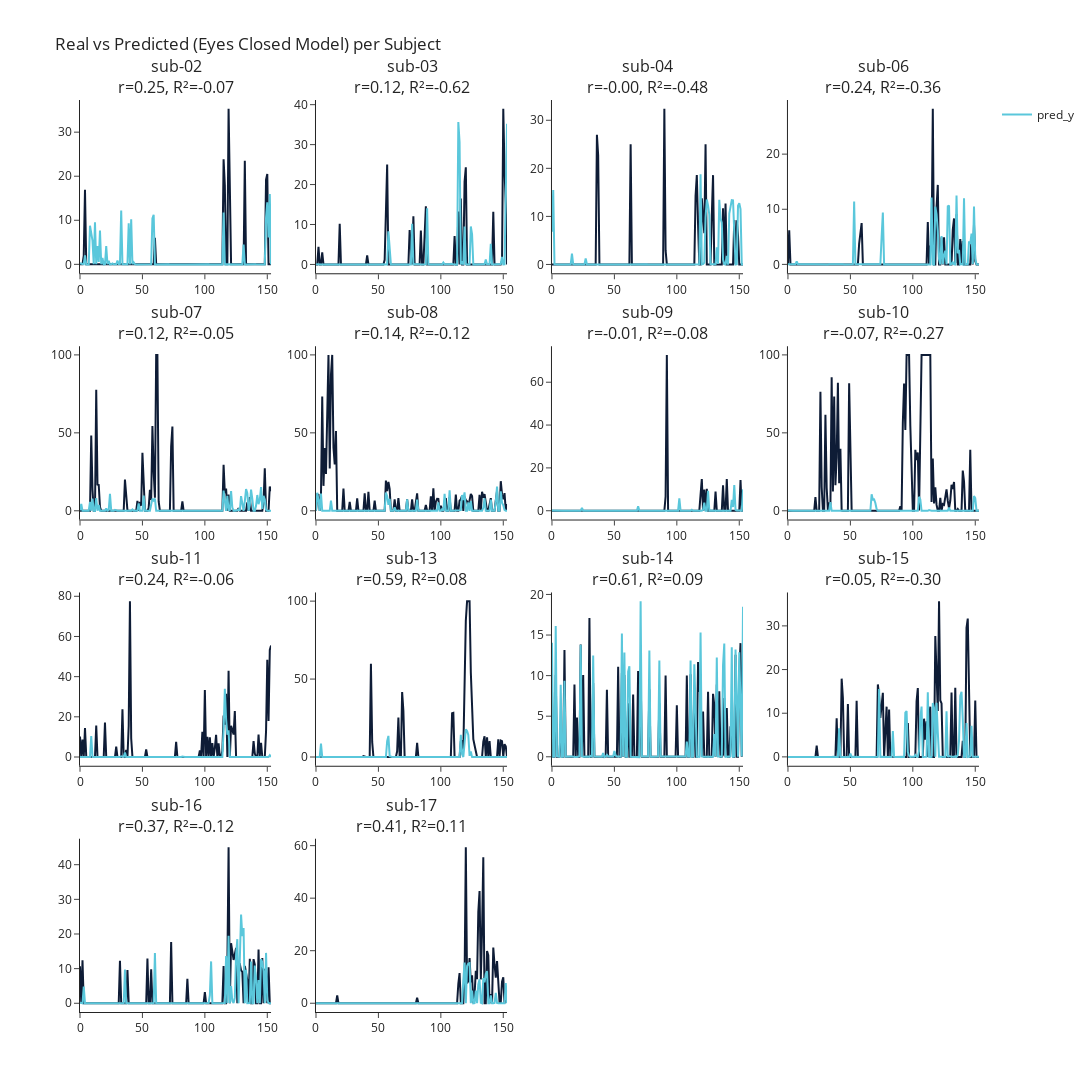

The code cell stored with this chart in its notebook:
### Code cell
evaluation_dict_calib = np.load("/Users/sinakling/disks/meso_shared/deepmreye/derivatives/int_deepmreye/deepmreye_calib/pred/evaluation_dict_gaze_closed_vs_open_calib.npy", allow_pickle=True).item()
plot_eyesclosed_predictions(evaluation_dict_calib , labels_dir_calib,subject_ids=subject_ids, n_timepoints=154, cols=4, prediction_type='fine_tuned')

### Figure 1 — Plotly figure (JSON) as saved in the notebook; plotly's stock layout.template omitted (floating-point values rounded to 4 significant figures; data arrays with more than 128 entries replaced by an {"elided": "..."} marker saying what was removed)
{"data": [{"line": {"color": "#0E1C36", "width": 2}, "mode": "lines", "showlegend": false, "type": "scatter", "xaxis": "x", "y": {"elided": "154 float values"}, "yaxis": "y"}, {"line": {"color": "#5AC7DB", "width": 2}, "mode": "lines", "name": "pred_y", "showlegend": true, "type": "scatter", "xaxis": "x", "y": {"elided": "154 float values"}, "yaxis": "y"}, {"line": {"color": "#0E1C36", "width": 2}, "mode": "lines", "showlegend": false, "type": "scatter", "xaxis": "x2", "y": {"elided": "154 float values"}, "yaxis": "y2"}, {"line": {"color": "#5AC7DB", "width": 2}, "mode": "lines", "showlegend": false, "type": "scatter", "xaxis": "x2", "y": {"elided": "154 float values"}, "yaxis": "y2"}, {"line": {"color": "#0E1C36", "width": 2}, "mode": "lines", "showlegend": false, "type": "scatter", "xaxis": "x3", "y": {"elided": "154 float values"}, "yaxis": "y3"}, {"line": {"color": "#5AC7DB", "width": 2}, "mode": "lines", "showlegend": false, "type": "scatter", "xaxis": "x3", "y": {"elided": "154 float values"}, "yaxis": "y3"}, {"line": {"color": "#0E1C36", "width": 2}, "mode": "lines", "showlegend": false, "type": "scatter", "xaxis": "x4", "y": {"elided": "154 float values"}, "yaxis": "y4"}, {"line": {"color": "#5AC7DB", "width": 2}, "mode": "lines", "showlegend": false, "type": "scatter", "xaxis": "x4", "y": {"elided": "154 float values"}, "yaxis": "y4"}, {"line": {"color": "#0E1C36", "width": 2}, "mode": "lines", "showlegend": false, "type": "scatter", "xaxis": "x5", "y": {"elided": "154 float values"}, "yaxis": "y5"}, {"line": {"color": "#5AC7DB", "width": 2}, "mode": "lines", "showlegend": false, "type": "scatter", "xaxis": "x5", "y": {"elided": "154 float values"}, "yaxis": "y5"}, {"line": {"color": "#0E1C36", "width": 2}, "mode": "lines", "showlegend": false, "type": "scatter", "xaxis": "x6", "y": {"elided": "154 float values"}, "yaxis": "y6"}, {"line": {"color": "#5AC7DB", "width": 2}, "mode": "lines", "showlegend": false, "type": "scatter", "xaxis": "x6", "y": {"elided": "154 float values"}, "yaxis": "y6"}, {"line": {"color": "#0E1C36", "width": 2}, "mode": "lines", "showlegend": false, "type": "scatter", "xaxis": "x7", "y": {"elided": "154 float values"}, "yaxis": "y7"}, {"line": {"color": "#5AC7DB", "width": 2}, "mode": "lines", "showlegend": false, "type": "scatter", "xaxis": "x7", "y": {"elided": "154 float values"}, "yaxis": "y7"}, {"line": {"color": "#0E1C36", "width": 2}, "mode": "lines", "showlegend": false, "type": "scatter", "xaxis": "x8", "y": {"elided": "154 float values"}, "yaxis": "y8"}, {"line": {"color": "#5AC7DB", "width": 2}, "mode": "lines", "showlegend": false, "type": "scatter", "xaxis": "x8", "y": {"elided": "154 float values"}, "yaxis": "y8"}, {"line": {"color": "#0E1C36", "width": 2}, "mode": "lines", "showlegend": false, "type": "scatter", "xaxis": "x9", "y": {"elided": "154 float values"}, "yaxis": "y9"}, {"line": {"color": "#5AC7DB", "width": 2}, "mode": "lines", "showlegend": false, "type": "scatter", "xaxis": "x9", "y": {"elided": "154 float values"}, "yaxis": "y9"}, {"line": {"color": "#0E1C36", "width": 2}, "mode": "lines", "showlegend": false, "type": "scatter", "xaxis": "x10", "y": {"elided": "154 float values"}, "yaxis": "y10"}, {"line": {"color": "#5AC7DB", "width": 2}, "mode": "lines", "showlegend": false, "type": "scatter", "xaxis": "x10", "y": {"elided": "154 float values"}, "yaxis": "y10"}, {"line": {"color": "#0E1C36", "width": 2}, "mode": "lines", "showlegend": false, "type": "scatter", "xaxis": "x11", "y": {"elided": "154 float values"}, "yaxis": "y11"}, {"line": {"color": "#5AC7DB", "width": 2}, "mode": "lines", "showlegend": false, "type": "scatter", "xaxis": "x11", "y": {"elided": "154 float values"}, "yaxis": "y11"}, {"line": {"color": "#0E1C36", "width": 2}, "mode": "lines", "showlegend": false, "type": "scatter", "xaxis": "x12", "y": {"elided": "154 float values"}, "yaxis": "y12"}, {"line": {"color": "#5AC7DB", "width": 2}, "mode": "lines", "showlegend": false, "type": "scatter", "xaxis": "x12", "y": {"elided": "154 float values"}, "yaxis": "y12"}, {"line": {"color": "#0E1C36", "width": 2}, "mode": "lines", "showlegend": false, "type": "scatter", "xaxis": "x13", "y": {"elided": "154 float values"}, "yaxis": "y13"}, {"line": {"color": "#5AC7DB", "width": 2}, "mode": "lines", "showlegend": false, "type": "scatter", "xaxis": "x13", "y": {"elided": "154 float values"}, "yaxis": "y13"}, {"line": {"color": "#0E1C36", "width": 2}, "mode": "lines", "showlegend": false, "type": "scatter", "xaxis": "x14", "y": {"elided": "154 float values"}, "yaxis": "y14"}, {"line": {"color": "#5AC7DB", "width": 2}, "mode": "lines", "showlegend": false, "type": "scatter", "xaxis": "x14", "y": {"elided": "154 float values"}, "yaxis": "y14"}], "layout": {"annotations": [{"font": {"size": 16}, "showarrow": false, "text": "sub-02<br>r=0.25, R²=-0.07", "x": 0.1062, "xanchor": "center", "xref": "paper", "y": 1, "yanchor": "bottom", "yref": "paper"}, {"font": {"size": 16}, "showarrow": false, "text": "sub-03<br>r=0.12, R²=-0.62", "x": 0.3688, "xanchor": "center", "xref": "paper", "y": 1, "yanchor": "bottom", "yref": "paper"}, {"font": {"size": 16}, "showarrow": false, "text": "sub-04<br>r=-0.00, R²=-0.48", "x": 0.6313, "xanchor": "center", "xref": "paper", "y": 1, "yanchor": "bottom", "yref": "paper"}, {"font": {"size": 16}, "showarrow": false, "text": "sub-06<br>r=0.24, R²=-0.36", "x": 0.8938, "xanchor": "center", "xref": "paper", "y": 1, "yanchor": "bottom", "yref": "paper"}, {"font": {"size": 16}, "showarrow": false, "text": "sub-07<br>r=0.12, R²=-0.05", "x": 0.1062, "xanchor": "center", "xref": "paper", "y": 0.73, "yanchor": "bottom", "yref": "paper"}, {"font": {"size": 16}, "showarrow": false, "text": "sub-08<br>r=0.14, R²=-0.12", "x": 0.3688, "xanchor": "center", "xref": "paper", "y": 0.73, "yanchor": "bottom", "yref": "paper"}, {"font": {"size": 16}, "showarrow": false, "text": "sub-09<br>r=-0.01, R²=-0.08", "x": 0.6313, "xanchor": "center", "xref": "paper", "y": 0.73, "yanchor": "bottom", "yref": "paper"}, {"font": {"size": 16}, "showarrow": false, "text": "sub-10<br>r=-0.07, R²=-0.27", "x": 0.8938, "xanchor": "center", "xref": "paper", "y": 0.73, "yanchor": "bottom", "yref": "paper"}, {"font": {"size": 16}, "showarrow": false, "text": "sub-11<br>r=0.24, R²=-0.06", "x": 0.1062, "xanchor": "center", "xref": "paper", "y": 0.46, "yanchor": "bottom", "yref": "paper"}, {"font": {"size": 16}, "showarrow": false, "text": "sub-13<br>r=0.59, R²=0.08", "x": 0.3688, "xanchor": "center", "xref": "paper", "y": 0.46, "yanchor": "bottom", "yref": "paper"}, {"font": {"size": 16}, "showarrow": false, "text": "sub-14<br>r=0.61, R²=0.09", "x": 0.6313, "xanchor": "center", "xref": "paper", "y": 0.46, "yanchor": "bottom", "yref": "paper"}, {"font": {"size": 16}, "showarrow": false, "text": "sub-15<br>r=0.05, R²=-0.30", "x": 0.8938, "xanchor": "center", "xref": "paper", "y": 0.46, "yanchor": "bottom", "yref": "paper"}, {"font": {"size": 16}, "showarrow": false, "text": "sub-16<br>r=0.37, R²=-0.12", "x": 0.1062, "xanchor": "center", "xref": "paper", "y": 0.19, "yanchor": "bottom", "yref": "paper"}, {"font": {"size": 16}, "showarrow": false, "text": "sub-17<br>r=0.41, R²=0.11", "x": 0.3688, "xanchor": "center", "xref": "paper", "y": 0.19, "yanchor": "bottom", "yref": "paper"}], "height": 1280, "showlegend": true, "title": {"text": "Real vs Predicted (Eyes Closed Model) per Subject"}, "width": 1800, "xaxis": {"anchor": "y", "domain": [0, 0.2125]}, "xaxis10": {"anchor": "y10", "domain": [0.2625, 0.475]}, "xaxis11": {"anchor": "y11", "domain": [0.525, 0.7375]}, "xaxis12": {"anchor": "y12", "domain": [0.7875, 1]}, "xaxis13": {"anchor": "y13", "domain": [0, 0.2125]}, "xaxis14": {"anchor": "y14", "domain": [0.2625, 0.475]}, "xaxis15": {"anchor": "y15", "domain": [0.525, 0.7375]}, "xaxis16": {"anchor": "y16", "domain": [0.7875, 1]}, "xaxis2": {"anchor": "y2", "domain": [0.2625, 0.475]}, "xaxis3": {"anchor": "y3", "domain": [0.525, 0.7375]}, "xaxis4": {"anchor": "y4", "domain": [0.7875, 1]}, "xaxis5": {"anchor": "y5", "domain": [0, 0.2125]}, "xaxis6": {"anchor": "y6", "domain": [0.2625, 0.475]}, "xaxis7": {"anchor": "y7", "domain": [0.525, 0.7375]}, "xaxis8": {"anchor": "y8", "domain": [0.7875, 1]}, "xaxis9": {"anchor": "y9", "domain": [0, 0.2125]}, "yaxis": {"anchor": "x", "domain": [0.81, 1]}, "yaxis10": {"anchor": "x10", "domain": [0.27, 0.46]}, "yaxis11": {"anchor": "x11", "domain": [0.27, 0.46]}, "yaxis12": {"anchor": "x12", "domain": [0.27, 0.46]}, "yaxis13": {"anchor": "x13", "domain": [0, 0.19]}, "yaxis14": {"anchor": "x14", "domain": [0, 0.19]}, "yaxis15": {"anchor": "x15", "domain": [0, 0.19]}, "yaxis16": {"anchor": "x16", "domain": [0, 0.19]}, "yaxis2": {"anchor": "x2", "domain": [0.81, 1]}, "yaxis3": {"anchor": "x3", "domain": [0.81, 1]}, "yaxis4": {"anchor": "x4", "domain": [0.81, 1]}, "yaxis5": {"anchor": "x5", "domain": [0.54, 0.73]}, "yaxis6": {"anchor": "x6", "domain": [0.54, 0.73]}, "yaxis7": {"anchor": "x7", "domain": [0.54, 0.73]}, "yaxis8": {"anchor": "x8", "domain": [0.54, 0.73]}, "yaxis9": {"anchor": "x9", "domain": [0.27, 0.46]}}}
